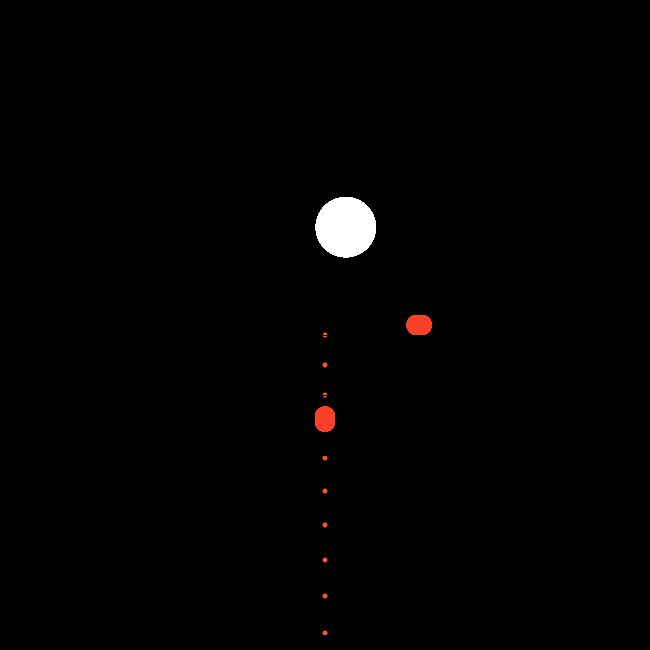
Frame 1 (no input)
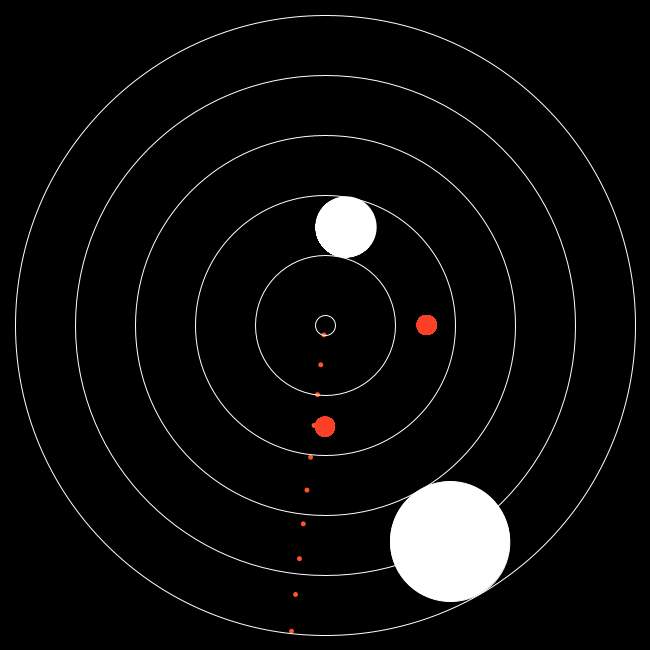
Frame 60 (the mouse pressed at the canvas centre just before this capture)
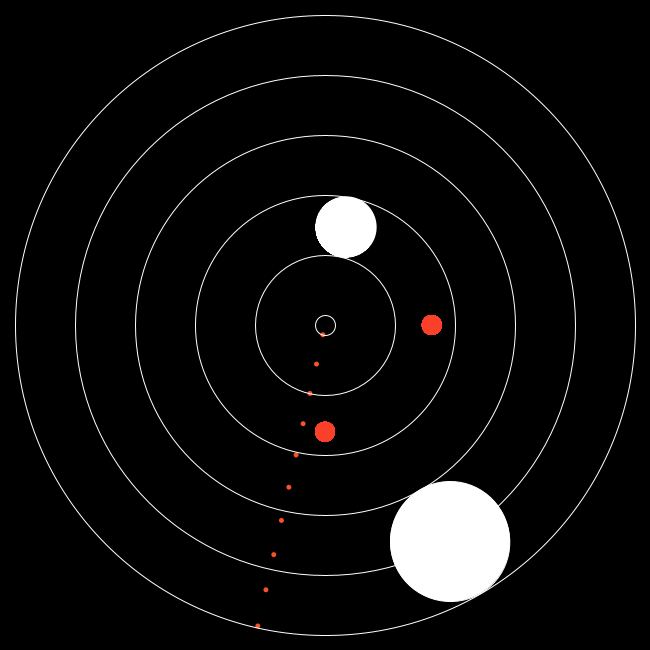
Frame 120 (the mouse held since frame 60 and released just before this capture)

The Processing sketch that drew these frames (run headless with seeded random() and noise(); from frame 60 on, the mouse is pressed at the canvas centre):

// Processing sketch: processing_122635
// ── processing_122635.pde

float counter=0;
float i;

void setup()
{
  size(650,650);
  noStroke();
}


void draw()
{  
//Hintergrund Tag=weiß und Nacht=schwarz

  if (hour() <= 6)
{background(0);}
else if (hour() <=18)
{background(255);}
else if (hour() >=19)
{background (0);}

translate(width/2, height/2);

 pushMatrix();
  noStroke();
   float h = map(sin(counter), -1, 10, 60, 360);
   fill(250, h, 40);
  popMatrix();
   
  pushMatrix();
  translate(sin(counter)*10, cos(counter)*10); 
  ellipse(0,0,5,5);
  translate(sin(counter)*30, cos(counter)*30);
  ellipse(0,0,5,5);
   translate(sin(counter)*31, cos(counter)*30);
  ellipse(0,0,5,5);
  translate(sin(counter)*32, cos(counter)*31);
  ellipse(0,0,5,5);
  translate(sin(counter)*33, cos(counter)*32);
  ellipse(0,0,5,5);
  translate(sin(counter)*34, cos(counter)*33);
  ellipse(0,0,5,5);
  translate(sin(counter)*35, cos(counter)*34);
  ellipse(0,0,5,5);
  translate(sin(counter)*36, cos(counter)*35);
  ellipse(0,0,5,5);
  translate(sin(counter)*37, cos(counter)*36);
  ellipse(0,0,5,5);
  translate(sin(counter)*38, cos(counter)*37);
  ellipse(0,0,5,5);
  popMatrix();
   counter -= 0.0018;



pushMatrix();
noFill();
stroke(i);
 ellipse(0,0,20,20);
//ellipse(0,0,80,80);
 ellipse(0,0,140,140);
// ellipse(0,0,200,200);
 ellipse(0,0,260,260);
// ellipse(0,0,320,320);
 ellipse(0,0,380,380);
// ellipse(0,0,440,440);
 ellipse(0,0,500,500);
// ellipse(0,0,560,560);
 ellipse(0,0,620,620);
// ellipse(0,0,680,680);
popMatrix();

//Stunden
float std = map(hour(),0,12,0,360);
pushMatrix();
rotate(radians(std));
translate(0,-60);
fill(i);
ellipse (0,-190,120,120);
popMatrix();


 if (hour() <= 6)
{i=255;}
else if (hour() <=18)
{i=0;}
else if (hour() >=19)
{i=255;}

//Minuten
float min = map(minute(),0,60,0,360);
for(int im=0;im<360;im+=6)
{
pushMatrix();
rotate(radians(min));
translate(0,-100);
fill(i);
ellipse(0,0,60,60);
popMatrix();


//Sekunden

fill(80);
pushMatrix();
noStroke();
float h1 = map(sin(counter), -1, 50, 60, 360);
fill(250, h1, 40);

float x = map(second(),0,59,0,300);
ellipse(x,0,20,20);

float y = map(second(),0,59,0,300);
ellipse(0,y,20,20);
popMatrix();

}
}
